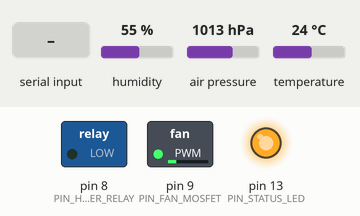
The program below on a simulated Arduino Uno, built with avr-gcc and run on an emulated ATmega328P. Shown: switched loads named in the program (green lamp = pin HIGH), output pins drawn as LEDs (lit = HIGH). Dashed ring = blinking. The inputs (shaded band) are chosen by the test bench; at power-on: humidity 55 %, temperature 24 °C, air pressure 1013 hPa. What the program prints to the serial monitor is not drawn.

Above: at 0.5 s.
1.3 s: humidity set to 14 %
At 2.3 s:
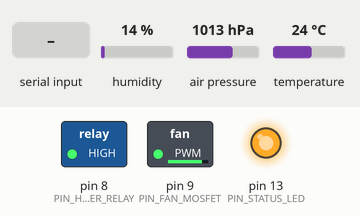
2.9 s: temperature set to 28 °C
At 3.3 s:
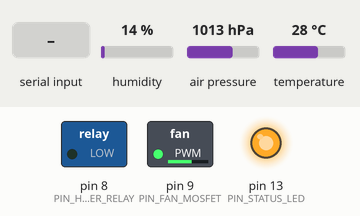
5.9 s: "30 150\n" received over Serial
7.9 s: temperature set to 41 °C
At 8.4 s:
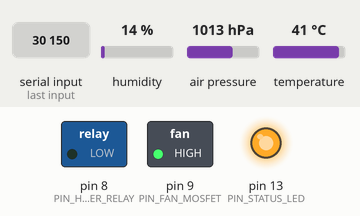
9.5 s: temperature set to 38.7 °C
At 9.7 s:
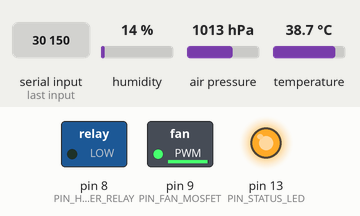
12.5 s: temperature set to 38.1 °C
Timing chart, 0 to 16.5 s (numbered marks = the images above; inputs shaded):
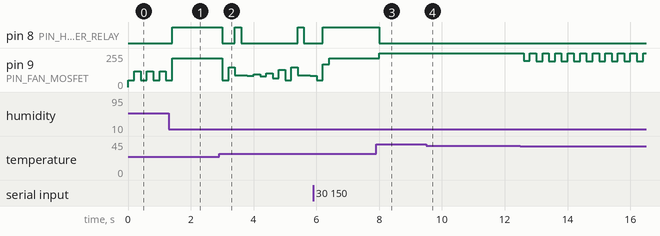

Measured:
- after the input at 1.3 s, pin 8 (PIN_HEATER_RELAY): LOW → HIGH after 0.11 s
- after the input at 7.9 s, pin 8 (PIN_HEATER_RELAY): HIGH → LOW after 0.10 s; pin 9 (PIN_FAN_MOSFET): 216/255 → 255/255 after 0.10 s
- after the input at 9.5 s, pin 9 (PIN_FAN_MOSFET): alternates 255/255 for 0.20 s and 252/255 for 0.20 s, starting after 0.10 s

The program:

main.cpp
```cpp
#include <Arduino.h>
#include <PID_v1.h>
#include "config.h"
#include "hal_sensors.h"
#include "thermal_comfort.h"

// ============================================================================
// ECE 441 Smart HVAC Control - Primary Arduino Uno / Uno R4 Firmware
// File: src/main.cpp
//
// Hardware Pinout (Aligned 1:1 with Andy Tran & Kaleb Cowgur's 10-26-29 Report):
//   - Pin 9 : IRLZ44N Logic-Level N-Channel MOSFET Gate (PWM Fan Control)
//   - Pin 8 : 12V PTC Heating Element Relay Trigger (IN)
//   - A4    : Bosch BME280 I2C SDA
//   - A5    : Bosch BME280 I2C SCL
//   - 5V    : Bosch BME280 VIN & 5V Fan Rail
//   - GND   : Dedicated Arduino GND to BME280 GND (isolated from Fan return)
//
// Serial Telemetry & Interactive Commands (115200 baud):
//   FAN <0-100> | PWM <0-255> | SET <15-30> | HEAT ON | HEAT OFF | AUTO
// ============================================================================

SensorHAL hal;

// Closed-Loop PID State
double Setpoint = DEFAULT_SETPOINT_C;
double Input    = 20.5;
double Output   = 0.0;
PID hvacPID(&Input, &Output, &Setpoint, PID_KP, PID_KI, PID_KD, DIRECT);

// Actuator & Telemetry State
int current_fan_pwm    = FAN_MIN_Circulation_PWM;
int manual_fan_pwm     = -1; // -1 = AUTO (PID controlled), 0..255 = Manual speed override
int manual_heater_mode = -1; // -1 = AUTO (PID controlled), 0 = Force OFF, 1 = Force ON
int current_heater_pwm = 0;
bool heater_relay_on   = false;
bool bme_sensor_ok     = false;
long last_command_seq  = -1;

unsigned long last_control_ms   = 0;
unsigned long last_telemetry_ms = 0;
char serial_rx_buf[192];
uint8_t serial_rx_len = 0;

static void printMultimeterSummary(const CircuitMetrics &cm) {
    Serial.print(F("[MULTIMETER] Fan="));
    Serial.print((current_fan_pwm * 100.0f) / 255.0f, 0);
    Serial.print(F("% (PWM="));
    Serial.print(current_fan_pwm);
    Serial.print(F(", V_GS="));
    Serial.print(cm.v_mosfet_gs, 2);
    Serial.print(F("V, V_fan="));
    Serial.print(cm.v_fan_eff, 2);
    Serial.print(F("V) | I_fan="));
    Serial.print(cm.i_fan_a * 1000.0f, 0);
    Serial.print(F("mA | I_heat="));
    Serial.print(cm.i_heater_a, 2);
    Serial.print(F("A | I_total="));
    Serial.print(cm.i_total_load_a, 3);
    Serial.print(F("A (12V_bus="));
    Serial.print(cm.i_12v_bus_a, 3);
    Serial.print(F("A) | P="));
    Serial.print(cm.p_total_w, 2);
    Serial.print(F("W | R_fan="));
    if (cm.r_fan_branch_ohm > 0) {
        Serial.print(cm.r_fan_branch_ohm, 2);
        Serial.print(F(" Ohm"));
    } else {
        Serial.print(F("OPEN"));
    }
    Serial.print(F(" | R_5V="));
    Serial.print(cm.r_5v_rail_ohm, 2);
    Serial.print(F(" Ohm | R_total_circuit="));
    Serial.print(cm.r_total_circuit_ohm, 2);
    Serial.println(F(" Ohm"));
}

static bool extractJsonFloat(const char* json, const char* key, float& outVal) {
    char pattern[40];
    snprintf(pattern, sizeof(pattern), "\"%s\"", key);
    const char* pos = strstr(json, pattern);
    if (!pos) return false;
    pos = strchr(pos + strlen(pattern), ':');
    if (!pos) return false;
    pos++;
    while (*pos == ' ' || *pos == '\t') pos++;
    char* endPtr = nullptr;
    float v = (float)strtod(pos, &endPtr);
    if (endPtr == pos) return false;
    outVal = v;
    return true;
}

static void handleSerialCommand(const char* line) {
    if (strncasecmp(line, "AUTO", 4) == 0 || strstr(line, "\"auto\"")) {
        manual_fan_pwm = -1;
        manual_heater_mode = -1;
        Serial.println(F("{\"ack\":\"mode_auto\",\"status\":\"Closed-loop PID restored\"}"));
        return;
    }
    if (strncasecmp(line, "HEAT ON", 7) == 0) {
        manual_heater_mode = 1;
        heater_relay_on = true;
        digitalWrite(PIN_HEATER_RELAY, HIGH);
        CircuitMetrics cm = hal.computeCircuitMetrics(heater_relay_on, current_fan_pwm);
        Serial.println(F("{\"ack\":\"heater_forced_on\",\"relay_pin_8\":1}"));
        printMultimeterSummary(cm);
        return;
    }
    if (strncasecmp(line, "HEAT OFF", 8) == 0) {
        manual_heater_mode = 0;
        heater_relay_on = false;
        digitalWrite(PIN_HEATER_RELAY, LOW);
        CircuitMetrics cm = hal.computeCircuitMetrics(heater_relay_on, current_fan_pwm);
        Serial.println(F("{\"ack\":\"heater_forced_off\",\"relay_pin_8\":0}"));
        printMultimeterSummary(cm);
        return;
    }
    if (strncasecmp(line, "FAN ", 4) == 0) {
        float pct = (float)strtod(line + 4, nullptr);
        pct = constrain(pct, 0.0f, 100.0f);
        manual_fan_pwm = (int)((pct / 100.0f) * 255.0f + 0.5f);
        current_fan_pwm = manual_fan_pwm;
        analogWrite(PIN_FAN_MOSFET, current_fan_pwm);
        CircuitMetrics cm = hal.computeCircuitMetrics(heater_relay_on, current_fan_pwm);
        Serial.print(F("{\"ack\":\"manual_fan_speed\",\"fan_speed_pct\":"));
        Serial.print(pct, 1);
        Serial.print(F(",\"fan_pwm\":"));
        Serial.print(manual_fan_pwm);
        Serial.println(F("}"));
        printMultimeterSummary(cm);
        return;
    }
    if (strncasecmp(line, "PWM ", 4) == 0) {
        int pwm = (int)strtol(line + 4, nullptr, 10);
        manual_fan_pwm = constrain(pwm, 0, 255);
        current_fan_pwm = manual_fan_pwm;
        analogWrite(PIN_FAN_MOSFET, current_fan_pwm);
        CircuitMetrics cm = hal.computeCircuitMetrics(heater_relay_on, current_fan_pwm);
        Serial.print(F("{\"ack\":\"manual_fan_pwm\",\"fan_pwm\":"));
        Serial.print(manual_fan_pwm);
        Serial.println(F("}"));
        printMultimeterSummary(cm);
        return;
    }
    if (strncasecmp(line, "SET ", 4) == 0) {
        float sp = (float)strtod(line + 4, nullptr);
        if (sp >= MIN_SETPOINT_C && sp <= MAX_SETPOINT_C) {
            Setpoint = (double)sp;
            Serial.print(F("{\"ack\":\"setpoint_updated\",\"setpoint_c\":"));
            Serial.print(Setpoint, 2);
            Serial.println(F("}"));
        }
        return;
    }

    float seqF = -1.0f;
    if (extractJsonFloat(line, "command_seq", seqF)) {
        long seq = (long)seqF;
        if (seq <= last_command_seq && last_command_seq >= 0) return;
        last_command_seq = seq;
    }

    float fanPct = -1.0f;
    float fanPwmF = -1.0f;
    if (extractJsonFloat(line, "fan_speed", fanPct)) {
        if (fanPct < 0.0f) {
            manual_fan_pwm = -1;
        } else {
            fanPct = constrain(fanPct, 0.0f, 100.0f);
            manual_fan_pwm = (int)((fanPct / 100.0f) * 255.0f + 0.5f);
            current_fan_pwm = manual_fan_pwm;
            analogWrite(PIN_FAN_MOSFET, current_fan_pwm);
        }
    } else if (extractJsonFloat(line, "fan_pwm", fanPwmF)) {
        if (fanPwmF < 0.0f) {
            manual_fan_pwm = -1;
        } else {
            manual_fan_pwm = constrain((int)fanPwmF, 0, 255);
            current_fan_pwm = manual_fan_pwm;
            analogWrite(PIN_FAN_MOSFET, current_fan_pwm);
        }
    }

    float spC = 0.0f;
    if (extractJsonFloat(line, "setpoint_c", spC) || extractJsonFloat(line, "setpoint", spC)) {
        if (spC >= MIN_SETPOINT_C && spC <= MAX_SETPOINT_C) {
            Setpoint = (double)spC;
        }
    } else if (fanPct < 0.0f && fanPwmF < 0.0f) {
        char* endPtr = nullptr;
        float plainSp = (float)strtod(line, &endPtr);
        if (endPtr != line && plainSp >= MIN_SETPOINT_C && plainSp <= MAX_SETPOINT_C) {
            Setpoint = (double)plainSp;
        }
    }
}

static void pollSerialInput() {
    while (Serial.available() > 0) {
        char c = (char)Serial.read();
        if (c == '\n' || c == '\r') {
            if (serial_rx_len > 0) {
                serial_rx_buf[serial_rx_len] = '\0';
                handleSerialCommand(serial_rx_buf);
                serial_rx_len = 0;
            }
        } else if (serial_rx_len < sizeof(serial_rx_buf) - 1) {
            serial_rx_buf[serial_rx_len++] = c;
        }
    }
}

void setup() {
    Serial.begin(SERIAL_BAUD_RATE);

    pinMode(PIN_FAN_MOSFET, OUTPUT);
    pinMode(PIN_HEATER_RELAY, OUTPUT);
    pinMode(PIN_STATUS_LED, OUTPUT);

    analogWrite(PIN_FAN_MOSFET, current_fan_pwm);
    digitalWrite(PIN_HEATER_RELAY, LOW);
    digitalWrite(PIN_STATUS_LED, HIGH);

    bme_sensor_ok = hal.init();

    hvacPID.SetMode(AUTOMATIC);
    hvacPID.SetOutputLimits(0, 255);
    hvacPID.SetSampleTime(CONTROL_LOOP_MS);

    Serial.println(F("================================================================================"));
    Serial.println(F("ECE 441 SMART HVAC BENCH CONTROLLER (Arduino Uno R4 + IRLZ44N MOSFET + BME280)"));
    Serial.println(F("Commands: FAN <0-100> | PWM <0-255> | SET <15-30> | HEAT ON | HEAT OFF | AUTO"));
    Serial.println(F("================================================================================"));
}

void loop() {
    pollSerialInput();

    unsigned long now = millis();
    if (now - last_control_ms >= CONTROL_LOOP_MS) {
        last_control_ms = now;

        float temp_c = 0.0f, rh_pct = 0.0f, press_hpa = 0.0f;
        hal.pollSensor(temp_c, rh_pct, press_hpa, bme_sensor_ok);

        float air_vel = hal.estimateAirVelocity(current_fan_pwm);
        float feels_like_c = ThermalComfort::calculateApparentTemp(temp_c, rh_pct, air_vel);

        Input = (double)feels_like_c;
        hvacPID.Compute();

        // Heater Relay control (12V PTC Element via Relay on Pin 8)
        current_heater_pwm = (int)Output;
        if (manual_heater_mode >= 0) {
            heater_relay_on = (manual_heater_mode == 1);
        } else {
            heater_relay_on = (current_heater_pwm >= 64);
        }
        digitalWrite(PIN_HEATER_RELAY, heater_relay_on ? HIGH : LOW);

        // IRLZ44N MOSFET PWM Fan Control on Pin 9
        if (manual_fan_pwm >= 0) {
            current_fan_pwm = manual_fan_pwm;
        } else {
            float cooling_deficit = feels_like_c - (float)Setpoint;
            if (cooling_deficit > 0.3f) {
                int cool_pwm = (int)constrain(cooling_deficit * 85.0f, (float)FAN_MIN_Circulation_PWM, 255.0f);
                current_fan_pwm = cool_pwm;
            } else {
                current_fan_pwm = max((int)FAN_MIN_Circulation_PWM, (int)(Output * 0.85));
            }
        }
        analogWrite(PIN_FAN_MOSFET, current_fan_pwm);
        digitalWrite(PIN_STATUS_LED, bme_sensor_ok ? HIGH : LOW);

        if (now - last_telemetry_ms >= TELEMETRY_INTERVAL_MS) {
            last_telemetry_ms = now;
            CircuitMetrics cm = hal.computeCircuitMetrics(heater_relay_on, current_fan_pwm);

            Serial.print(F("{\"device_id\":\"" DEVICE_ID "\",\"temp_c\":"));
            Serial.print(temp_c, 2);
            Serial.print(F(",\"humidity\":"));
            Serial.print(rh_pct, 1);
            Serial.print(F(",\"pressure_hpa\":"));
            Serial.print(press_hpa, 1);
            Serial.print(F(",\"feels_like_c\":"));
            Serial.print(feels_like_c, 2);
            Serial.print(F(",\"setpoint_c\":"));
            Serial.print(Setpoint, 2);
            Serial.print(F(",\"fan_pwm\":"));
            Serial.print(current_fan_pwm);
            Serial.print(F(",\"fan_speed_pct\":"));
            Serial.print((current_fan_pwm * 100.0f) / 255.0f, 1);
            Serial.print(F(",\"fan_mode\":\""));
            Serial.print(manual_fan_pwm >= 0 ? F("MANUAL") : F("AUTO"));
            Serial.print(F("\",\"heater_pwm\":"));
            Serial.print(current_heater_pwm);
            Serial.print(F(",\"heater_relay\":"));
            Serial.print(heater_relay_on ? 1 : 0);
            Serial.print(F(",\"air_velocity_ms\":"));
            Serial.print(air_vel, 2);
            Serial.print(F(",\"v_supply_12v\":"));
            Serial.print(cm.v_supply_12v, 2);
            Serial.print(F(",\"v_rail_5v\":"));
            Serial.print(cm.v_rail_5v, 2);
            Serial.print(F(",\"v_mosfet_gs\":"));
            Serial.print(cm.v_mosfet_gs, 2);
            Serial.print(F(",\"v_fan_eff\":"));
            Serial.print(cm.v_fan_eff, 2);
            Serial.print(F(",\"i_fan_a\":"));
            Serial.print(cm.i_fan_a, 3);
            Serial.print(F(",\"i_heater_a\":"));
            Serial.print(cm.i_heater_a, 3);
            Serial.print(F(",\"i_total_a\":"));
            Serial.print(cm.i_total_load_a, 3);
            Serial.print(F(",\"i_12v_bus_a\":"));
            Serial.print(cm.i_12v_bus_a, 3);
            Serial.print(F(",\"power_w\":"));
            Serial.print(cm.p_total_w, 2);
            Serial.print(F(",\"r_fan_ohm\":"));
            Serial.print(cm.r_fan_branch_ohm, 2);
            Serial.print(F(",\"r_5v_rail_ohm\":"));
            Serial.print(cm.r_5v_rail_ohm, 2);
            Serial.print(F(",\"r_total_circuit_ohm\":"));
            Serial.print(cm.r_total_circuit_ohm, 2);
            Serial.print(F(",\"bme_ok\":"));
            Serial.print(bme_sensor_ok ? 1 : 0);
            Serial.println(F("}"));

            printMultimeterSummary(cm);
        }
    }
}
```

thermal_comfort.h
```cpp
#ifndef THERMAL_COMFORT_H
#define THERMAL_COMFORT_H

#include <math.h>

class ThermalComfort {
public:
    // Computes apparent temperature based on Steadman's / Australian Bureau of Meteorology equations
    // T: Dry-bulb temp (C)
    // RH: Relative Humidity (%)
    // V: Air Velocity (m/s)
    static float calculateApparentTemp(float T, float RH, float V) {
        // Vapor pressure
        float e = (RH / 100.0) * 6.105 * exp(17.27 * T / (237.7 + T));

        // Apparent temperature formula
        // AT = Ta + 0.33×e - 0.70×v - 4.00
        float apparent_temp = T + (0.33 * e) - (0.70 * V) - 4.00;

        return apparent_temp;
    }
};

#endif // THERMAL_COMFORT_H
```

config.h
```cpp
#ifndef CONFIG_H
#define CONFIG_H

// ============================================================================
// ECE 441 Smart HVAC Control - Unified Plug-and-Play Hardware Configuration
// Target MCU : Arduino Uno R4 (WiFi / Minima) & Wokwi Arduino Uno Simulator
// Reference  : Aligned 1:1 with Andy Tran & Kaleb Cowgur's 10-26-29 Pinout Report
// ============================================================================

#define DEVICE_ID               "ARDUINO-R4-HVAC-G2"
#define SERIAL_BAUD_RATE        115200

// --- Raspberry Pi 5 Edge Server & Telemetry Topics (Forwarded via USB Serial Bridge) ---
#define RPI_SERVER_HOST         "raspberrypi.local"
#define RPI_HTTP_PORT           8765
#define MQTT_TOPIC_PUB          "ece441/group2/hvac/telemetry"
#define MQTT_TOPIC_SUB          "ece441/group2/hvac/setpoint"
#define MQTT_TOPIC_ALERTS       "ece441/group2/hvac/alerts"

// --- Hardware Actuator Pins (Arduino Uno / Uno R4) ---
// Pin 9: Logic Pin connected to Gate (G) of IRLZ44N N-Channel MOSFET (PWM Fan Control)
#define PIN_FAN_MOSFET          9
#define PIN_FAN_PWM             PIN_FAN_MOSFET

// Pin 8: Digital Trigger connected to IN of 12V PTC Heating Element Relay Module
#define PIN_HEATER_RELAY        8
#define PIN_HEATER_PWM          PIN_HEATER_RELAY

// Pin 13: Onboard Status LED & Reference Indicator
#define PIN_STATUS_LED          13

// --- I2C Environmental Sensor Pins (Bosch BME280 / BME688) ---
// A4: SDA | A5: SCL | 5V: VIN | GND: Dedicated Arduino GND (Isolated from Fan return)
#define PIN_I2C_SDA             A4
#define PIN_I2C_SCL             A5
#define PIN_BME_SDA             PIN_I2C_SDA
#define PIN_BME_SCL             PIN_I2C_SCL
#define BME280_I2C_ADDR_PRIMARY 0x76
#define BME280_I2C_ADDR_ALT     0x77

// --- Closed-Loop PID & Thermal Parameters ---
#define DEFAULT_SETPOINT_C      23.0
#define MIN_SETPOINT_C          15.0
#define MAX_SETPOINT_C          30.0
#define PID_KP                  45.0
#define PID_KI                  0.5
#define PID_KD                  10.0

// --- Non-Blocking Timing Intervals (millis() Loops) ---
#define CONTROL_LOOP_MS         200
#define TELEMETRY_INTERVAL_MS   1000
#define BME_RETRY_INTERVAL_MS   3000

// --- Fan PWM Duty Cycle Limits (0-255) ---
#define FAN_MIN_Circulation_PWM 51   // 20% baseline draft circulation (51 / 255)
#define FAN_MAX_PWM             255

// --- Bench Electrical Circuit Constants (For Live Multimeter & Resistance Telemetry) ---
#define BENCH_V_SUPPLY_12V      12.00f  // Primary 12V 5A (60W) DC Bench Supply
#define BENCH_V_RAIL_5V         5.00f   // Regulated 5V Logic & Fan Rail
#define BENCH_R_FAN_OHM         14.286f // GDSTIME 5015 5V Blower Fan (5.00V / 0.35A)
#define BENCH_R_MOSFET_ON_OHM   0.028f  // IRLZ44N Logic-Level MOSFET R_DS(on) @ V_GS=5V
#define BENCH_R_PTC_HEATER_OHM  2.880f  // 12V 50W PTC Heating Element (12V^2 / 50W)
#define BENCH_I_MCU_BASE_A      0.045f  // Arduino Uno R4 + BME280 quiescent current (45 mA)
#define BENCH_BUCK_EFFICIENCY   0.88f   // LM2596 DC-DC Buck Converter efficiency

#endif // CONFIG_H
```

Source omitted: hal_sensors.h (5990 bytes)
